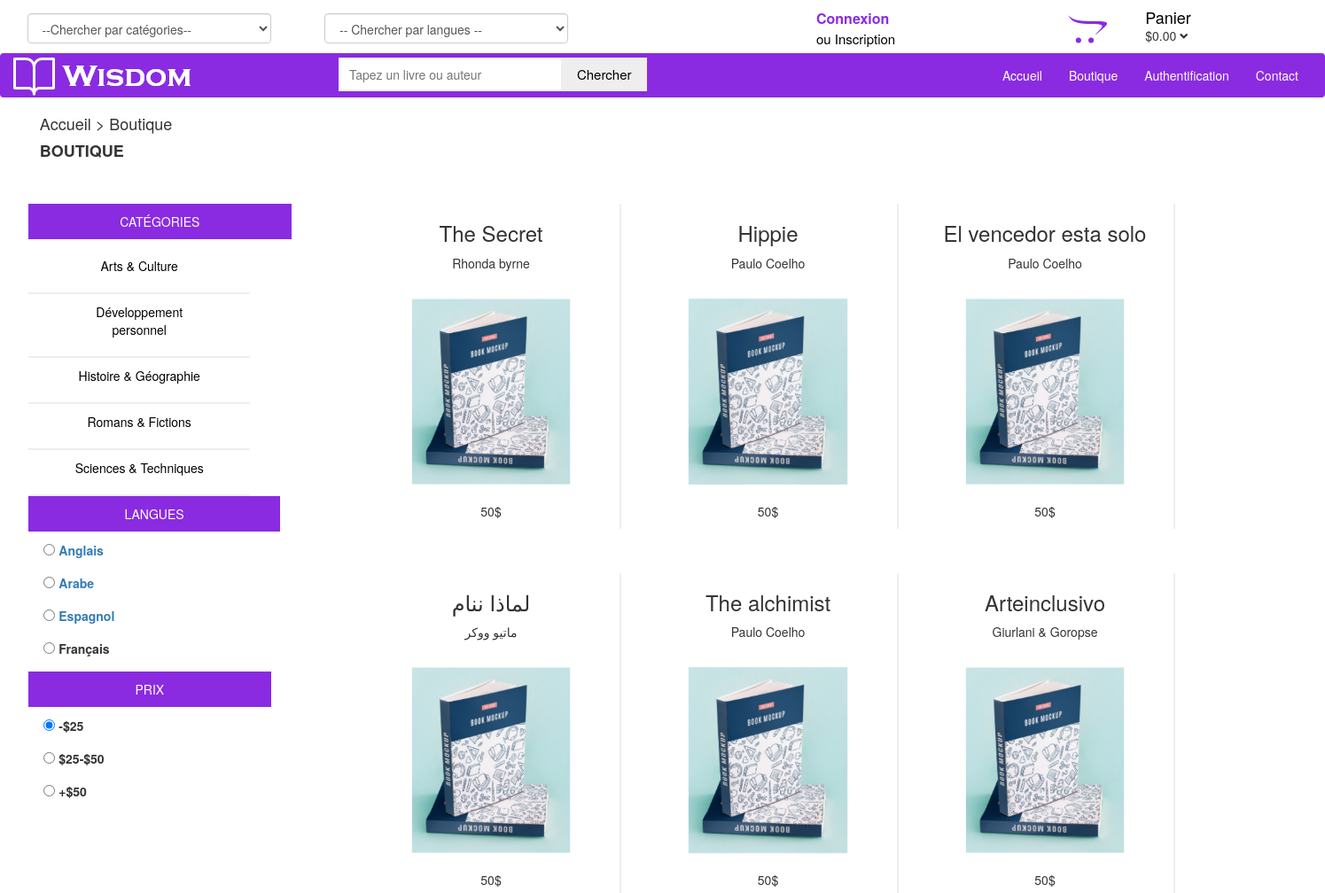
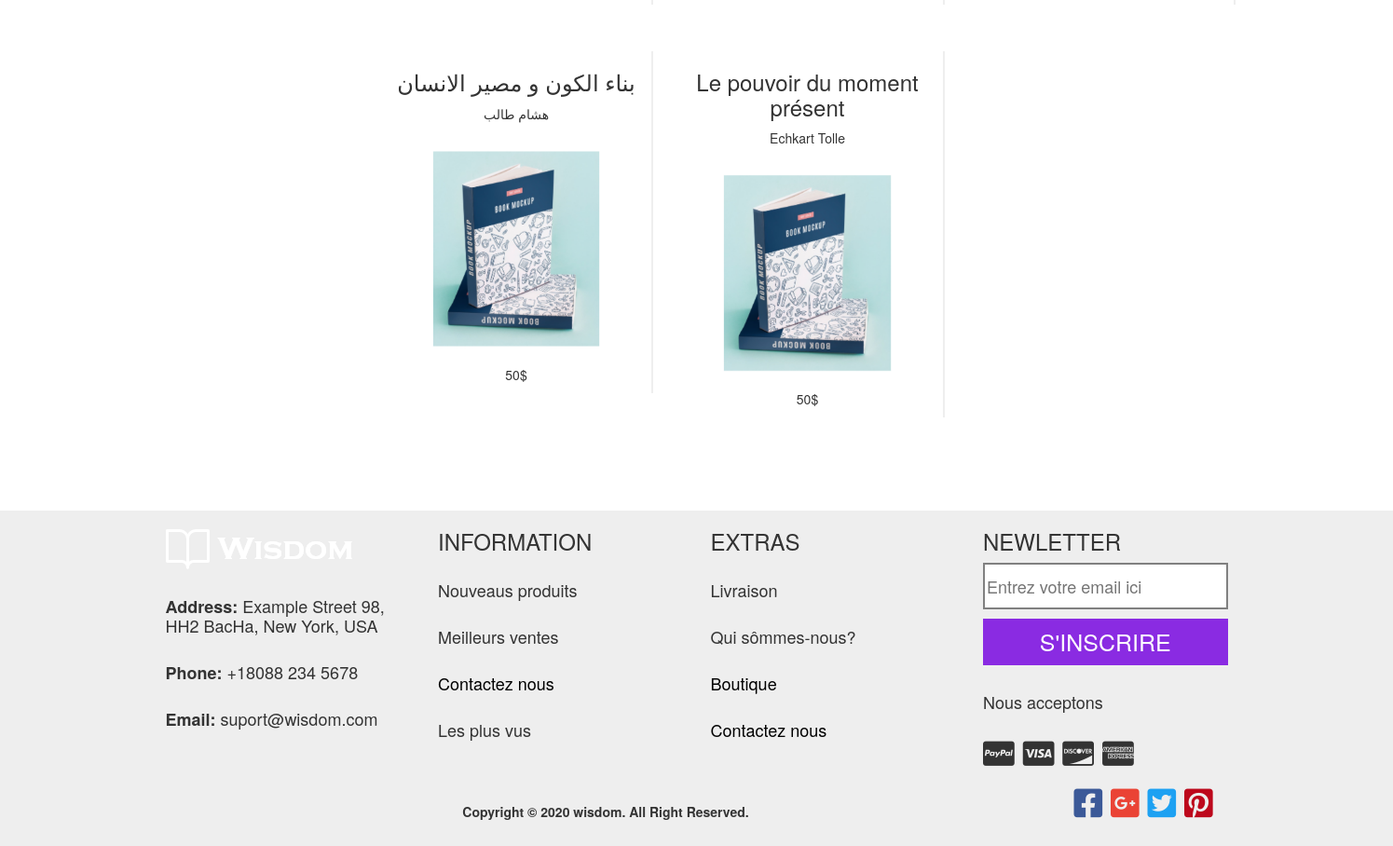
The page /Code/php/boutique.php on the database its author committed (2 pictures, top to bottom).
### tables this page shows
CREATE TABLE `livre` (
  `id` int(100) NOT NULL,
  `titre` varchar(200) NOT NULL,
  `auteur` varchar(300) NOT NULL,
  `img` varchar(200) NOT NULL,
  `categorie` varchar(200) NOT NULL,
  `langue` varchar(200) NOT NULL,
  `prix` int(11) NOT NULL DEFAULT 50,
  `stock` int(11) NOT NULL DEFAULT 100
);

### Code/php/boutique-back.php (called while the page is built, shortened)
<?php
include "../Classes/livre.php";
$liv=new livre();
$result = $liv->AfficheNouveauxlivres();
?>

### Code/Classes/dbconnect.php (called while the page is built, shortened)
<?php
class DB_con
{
function __construct()
{
$con = mysqli_connect(DB_SERVER,DB_USER,DB_PASS,DB_NAME);
$this->dbh=$con;
}
}
 ?>

### Code/Classes/livre.php (called while the page is built, shortened)
<?php
include 'dbconnect.php';
    class livre extends DB_con{
        public function AfficheNouveauxlivres(){
            $qr = $this->dbh->query("SELECT * FROM livre ORDER BY id DESC LIMIT 8") or die(mysql_error());
               return $qr;
        }
    }
    ?>

### Code/php/boutique.php (the view, shortened to what this page needs)
<?php
include "boutique-back.php"
?>
<!DOCTYPE html>
<html lang="en">
<head>
  <link rel="stylesheet" href="https://maxcdn.bootstrapcdn.com/bootstrap/3.4.1/css/bootstrap.min.css">
  <link rel="stylesheet" href="https://maxcdn.bootstrapcdn.com/font-awesome/4.5.0/css/font-awesome.min.css">
  <link rel="stylesheet" href="https://maxcdn.bootstrapcdn.com/font-awesome/4.6.3/css/font-awesome.min.css">
<link rel="stylesheet" href="https://cdnjs.cloudflare.com/ajax/libs/font-awesome/4.7.0/css/font-awesome.min.css">
  <link rel="stylesheet" href="https://pro.fontawesome.com/releases/v5.10.0/css/all.css"/>
  <link rel="stylesheet" type="text/css" href="../css/style2.css">
</head>
<body>
<div class="">
<div class="row cnt-navbar">
  <div class="select-cat col-md-10">
<select class="form-control form-control-lg ">
  <option>--Chercher par catégories--</option>
</select>
</div>
<div class="select-cat col-md-2 col-12">
<select class="form-control form-control-lg">
  <option>-- Chercher par langues --</option>
  </select>
</div>
<div class="col-md-2 log-menu">
<?php
  if(isset($_SESSION['login'])){
    echo'<br> <a class="nom" href="compte.php"> <i class="fas fa-user"></i> '.$_SESSION['firstname'].' '.$_SESSION['firstname'].' </a>';
  }
  else{
    echo'<a class="login" href="php/login.php"><strong>Connexion </strong></a><br> <span class="ou"> ou </span>
<a class="ins" href="php/auth.php">Inscription</a>';
}
?>
</div>
<div class="col-md-1 pap">
<i class="fab fa-opencart cartmenu" ></i>
</div>
<?php
        if(isset($_SESSION['login'])){
    echo'
    <div class="col-md-1 pa2">
  <h4 class="hh"><a href="panier.php"> Panier </a></h4>
  <p class="pp2">'.$result2.'.00$ <i class=" arr fas fa-angle-down"></i></p>';
  }
  else{
    echo'<div class="col-md-1 pa">
    <h4 class="hh"><a href="panier.php"> Panier </a></h4>
  <p class="pp"> $0.00 <i class=" arr fas fa-angle-down"></i>
  </p>';
}
         ?>
</div>
</div>
</div>
<nav class="navbar navbar-inverse nav">
  <div class="container-fluid">
    <div class="navbar-header">
      <a class="navbar-brand" class="logo" href="#"><img src="../images/logo2.png"></a>
    </div>
    <div class="collapse navbar-collapse menu" id="myNavbar">
      <ul class="nav navbar-nav menu">
    <div class="search-container">
    <form class="search1" action="/action_page.php">
      <input type="text" placeholder="Tapez un livre ou auteur" class="inputtext" name="search">
      <button type="submit" class="inputsub">Chercher</button>
    </form>
      </ul>
      <ul class="nav navbar-nav navbar-right">
    <li><a href="../index.php">Accueil</a></li>
        <li><a href="boutique.php">Boutique</a></li>
        <?php
        if(isset($_SESSION['login'])){
    echo'<li><a href="compte.php"> Mon compte </a></li>';
  }
  else{
    echo'<li><a href="php/login.php">Authentification</a></li>';
}
         ?>
        <li><a href="contact.php">Contact</a></li>
      </ul>
    </div>
  </div>
</nav>
<div class="headd">
<h4> Accueil > Boutique </h4>
<h4> <strong>BOUTIQUE</strong></h4>
</div>
<div class="container-fluid boutique" >
  <div class="row">
    <div class="col-md-3 sidebar1" >
      <button class="titreb1"> catégories</button>
      <div class="but">
      <div class="but1">
      <a href="boutiquecat.php?id=0"><button>  Arts & Culture</button></a>
</div>
      <div class="but1">
      <a href="boutiquecat.php?id=1"><button>Développement personnel</button></a>
      </div>
      <div class="but1">
      <a href="boutiquecat.php?id=2"><button>Histoire & Géographie</button></a>
      </div>
      <div class="but1">
      <a href="boutiquecat.php?id=3"><button>Romans & Fictions</button></a>
      </div>
      <div class="but1">
      <a href="boutiquecat.php?id=4"><button>Sciences & Techniques</button></a>
      </div>
</div>
<button class="titreb2"> Langues</button>
<div>
<a href="boutiquelan.php?id=0"><input type="radio" id="anglais" name="langue" value="anglais">
         <label for="anglais">Anglais</label></a>
</div>
<div>
<a href="boutiquelan.php?id=1"><input type="radio" id="arabe" name="langue" value="arabe">
  <label for="arabe">Arabe</label></a>
</div>
<div>
<a href="boutiquelan.php?id=2"><input type="radio" id="espagnol" name="langue" value="espagnol">
  <label for="espagnol">Espagnol</label></a>
</div>
<div>
<a href="boutiquelan.php?id=3"><input type="radio" id="français" name="langue" value="français"></a>
  <label for="français">Français</label></a>
</div>
<button class="titreb3"> Prix</button>
<div>
  <input type="radio" id="moins" name="prix" value="moins"
         checked>
  <label for="moins">-$25</label>
</div>
<div>
  <input type="radio" id="entre" name="prix" value="entre">
  <label for="entre">$25-$50</label>
</div>
<div>
  <input type="radio" id="plus" name="prix" value="plus">
  <label for="plus">+$50</label>
</div>
</div>
    <div class="col-md-9" >
    <div class="container">
<div class="row">
<?php while($row = $result->fetch_assoc()){
echo '<div class="col-md-2 col-12 livre">
<h3>'.$row['titre'].'</h3>
<p>'.$row['auteur'].' </p>
<div class="imglivre" >
<div class="imglivre11">
<a href="panierback.php?id='.$row['id'].'" type="button"><button class="fas fa-shopping-basket"></button></a>
<a href="favoris.php?id='.$row['id'].'" type="button"><button class="fas fa-heart"></button></a>
<a href="livredesc.php?id='.$row['id'].'" type="button"><button class="fas fa-eye"></button></a>
</div>
</div>
<p class="prix">'.$row['prix'].'$ </p>
</div>
';
}
?>
</div>
</div>
</div>
</div>
</div>
<footer class="container-fluid">
  <div class="container">
  <div class="row">
    <div class="col-md-3 col-12">
     <h3> <img class="logo" src="../images/logo2.png"></h3>
      <h4><strong>Address:</strong>
       Example Street 98, HH2 BacHa, New York, USA
      </h4>
      <h4><strong>Phone:</strong>
      +18088 234 5678
      </h4>
      <h4><strong>Email:</strong>
      suport@wisdom.com</h4>
      </div>
<div class="col-md-3 col-12 h">
<h3>INFORMATION</h3>
      <h4>Nouveaus produits</h4>
      <h4>Meilleurs ventes</h4>
      <h4><a href="contact.php"> Contactez nous </a></h4>
      <h4>Les plus vus</h4>
</div>
<div class="col-md-3 col-12 h">
<h3>EXTRAS</h3>
      <h4>Livraison</h4>
      <h4>Qui sômmes-nous?</h4>
      <h4><a href="boutique.php">Boutique</a></h4>
      <h4><a href="contact.php">Contactez nous</a></h4>
</div>
<div class="col-md-3 col-12">
<h3>NEWLETTER</h3>
     <input type="text" placeholder="Entrez votre email ici">
      <button>S'INSCRIRE</button>
      <h4>Nous acceptons</h4>
      <i class="fab fa-cc-paypal"></i>
      <i class="fab fa-cc-visa"></i>
      <i class="fab fa-cc-discover"></i>
      <i class="fab fa-cc-amex"></i>
</div>
</div>
<div class="row">
  <div class="col-md-10">
  <h5><strong>Copyright © 2020 wisdom. All Right Reserved.</strong></h5>
</div>
<div class="col-md-2">
<i class="fab fa-facebook-square fb"></i>
<i class="fab fa-google-plus-square gplus"></i>
<i class="fab fa-twitter-square twitter"></i>
<i class="fab fa-pinterest-square pinterest"></i>
</div>
</div>
</footer>
</body>
</html>

### Code/css/style2.css (style rules this page uses)
body { width: 100%; overflow-x: hidden; }
.cnt-navbar { margin-top: 15px; }
.nav { background-color: #8A2BE2; height: 100%; border: none; text-align: center; }
.navbar-inverse .navbar-nav > li > a { color: white; }
.navbar-brand > img { margin-top: -10px; }
.inputtext { padding: 7px 70px 7px 10px; border: 2px solid #EEEEEE; margin-left: 150px; margin-top: 5px; }
.inputsub { padding: 8px 17px 8.5px 17px; margin-left: -5px; background-color: #EEEEEE; color: black; border: none; font-size: 15px; }
.select-cat { width: 20%; margin-left: 2%; }
.log-menu { margin-left: 250px; margin-top: -5px; margin-right: 130px; }
.pp { margin-top: -10px; margin-left: -50px; }
.hh { margin-top: -5px; margin-left: -50px; }
.hh a { text-decoration: none; color: black; }
.livre { border: none; margin-left: 20px; border-right: 2px solid #EEEEEE; -ms-flex-line-pack: center; align-content: center; width: 25%; margin-bottom: 50px; }
.livre p, .livre h3 { text-align: center; }
.imglivre { background: url("../images/livre1.png") center center/cover no-repeat; margin: auto; height: 250px; }
.cartmenu { font-size: 35px; color: #8A2BE2; }
.pa { margin-left: 10px; }
a { text-decoration: none; }
.login { font-size: 16px; color: #8A2BE2; text-decoration: none; }
.ins, .ou { font-size: 15px; color: black; text-decoration: none; }
footer { margin-top: 50px; background-color: #EEEEEE; width: 100%; height: 360px; }
footer h4 { margin-top: 30px; margin-bottom: 30px; }
footer h5 { margin-top: 40px; text-align: center; }
footer input { width: 100%; height: 50px; font-size: 18px; border: 2px solid gray; }
footer button { margin-top: 10px; width: 100%; height: 50px; background-color: #8A2BE2; color: #FFFFFF; font-size: 25px; border: none; }
footer i { font-size: 30px; margin-right: 5px; }
footer a { color: black; text-decoration: none; }
.fb { margin-top: 20px; font-size: 35px; color: #3B5998; }
.twitter { margin-top: 20px; font-size: 35px; color: #1DA1F2; }
.gplus { margin-top: 20px; font-size: 35px; color: #EA4335; }
.pinterest { margin-top: 20px; font-size: 35px; color: #BD081C; }
.pap { color: #8A2BE2; margin-left: -100px; }
.headd { margin-left: 3%; }
.boutique { margin-top: 50px; }
.but1 { width: 250px; border-bottom: 2px solid #EEEEEE; margin-left: 5%; text-align: center; }
.but button { padding: 10px 50px; background-color: white; color: black; border: none; margin-bottom: 10px; text-align: center; }
.titreb1, .titreb2, .titreb3 { background-color: #8A2BE2; color: white; border: none; margin-bottom: 10px; margin-left: 5%; text-align: center; text-transform: uppercase; }
.titreb1 { padding: 10px 30%; }
.titreb2 { padding: 10px 31.5%; }
.titreb3 { padding: 10px 35%; }
input[type="radio"] { margin-bottom: 20px; margin-left: 10%; }
.cnt-navbar { display: block; }

### rows shown on the page
livre: titre "The Secret", auteur "Rhonda byrne", prix "50"
livre: titre "Hippie", auteur "Paulo Coelho", prix "50"
livre: titre "El vencedor esta solo", auteur "Paulo Coelho", prix "50"
livre: titre "لماذا ننام", auteur "ماتيو ووكر", prix "50"
livre: titre "The alchimist", auteur "Paulo Coelho", prix "50"
livre: titre "Arteinclusivo", auteur "Giurlani & Goropse", prix "50"
livre: titre "بناء الكون و مصير الانسان", auteur "هشام طالب", prix "50"
livre: titre "Le pouvoir du moment présent", auteur "Echkart Tolle", prix "50"
